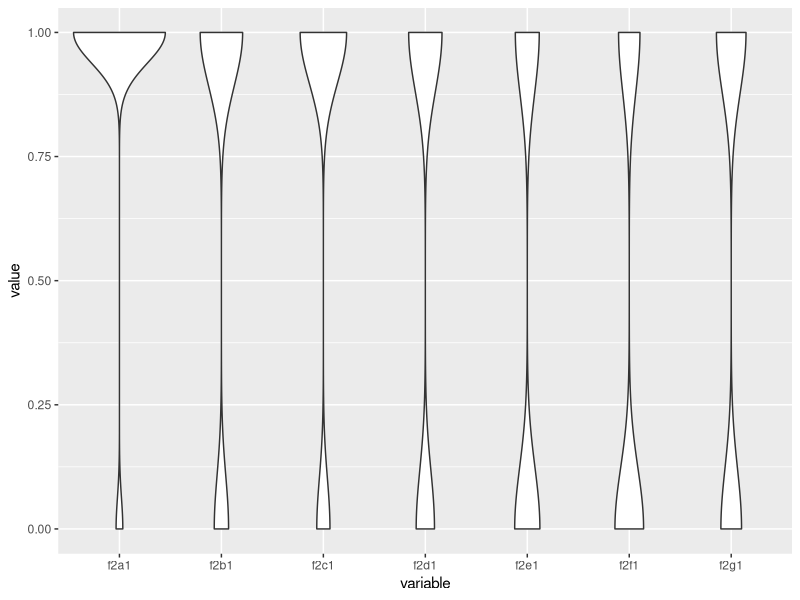

The R script that drew this image: (Note: this script raises an error after producing the figure.)
setwd(file.path('~', 'GitHub', 'FireAtTheFringe'))  # Set working directory
d = read.csv('data/cleanData.csv')  # Read the data in
library(ggplot2)
library(reshape2)
library(dplyr)

# Names of defensible space behavior questions
dsBehavior = names(d)[grepl("f2.1", names(d))]
melt(d[dsBehavior]) %>%
  ggplot(aes(x = variable, y = value)) + 
  geom_violin()
# Most people their gutters; other DS behaviors are rarer
d$sumDSBehavior = apply(d[dsBehaviorPresent], 1, 
                           function(x) sum(x, na.rm = TRUE))
ggplot(d, aes(x = sumDSBehavior)) + geom_histogram()

dsEffectiveness = names(d)[grepl("^f1", names(d))]
melt(d[dsEffectiveness]) %>%
  ggplot(aes(x = variable, y = value)) + 
  geom_violin()
# There's quite a bit of variance in how effective different DS behaviors are.
d$medianDSEffectiveness = apply(d[dsEffectiveness], 1, 
                           function(x) median(x, na.rm = TRUE))

mosaicplot(
  table(
    data.frame(
      medianEffectiveness = floor(d$medianDSEffectiveness), 
      sumDSBehavior = d$sumDSBehavior)),
  main = "Most people perceive defensible space behavior to be quite effective;
  even among those who think it's extremely effective, many haven't implemented much."
)

# Breakdown actual behavior vs. perceived effectiveness by individual actions
t1 = melt(d[dsBehavior], value.name = "behavior")
t2 = melt(d[dsEffectiveness], value.name = "effectiveness")
t = data.frame(question = substr(t1$variable, 3, 3),
               behavior = t1$behavior,
               effectiveness = t2$effectiveness)
levels(t$question) = 
  c("clean roof & gutters", "stack wood > 30' from house", 
    "non-flammable building materials", "fire resistant plants",
    "space plants > 15' apart", "prune low branches", "reduce tree density")
t$own = c("rent", "own")[d$a5]

t[complete.cases(t), ] %>%
ggplot(aes(x = effectiveness, y = behavior, color = own)) +
  geom_point(position = "jitter", alpha = 1) + 
  facet_wrap(~question, ncol = 2) + 
  geom_smooth(method = "lm") +
  scale_y_continuous(breaks = 0:1, labels = c("no", "yes")) +
  scale_x_continuous(breaks = 1:5, labels = 
                       c("Not all", "Slightly", "Neutral",
                         "Quite", "Extremely")
  ) +
  theme_bw() +
  theme(axis.text.x=element_text(angle = -45, hjust = 0))
# Some ds behaviors renters can't implement. We may want to remove them
# from some analyses. They only make up 5% of the dataset:
table(t$own)

# Note some e1-Qs  (ds beliefs) are reverse coded
d$f5b  # Personal home risk

# USFS is like me
fsAlike = names(d)[grepl("^g1", names(d))]
d$medianfsAlike = apply(d[fsAlike], 1, 
                                function(x) median(x, na.rm = TRUE))
ggplot(d, aes(x = medianfsAlike, y = sumDSBehavior)) +
  geom_point(position = 'jitter') +
  geom_smooth(method = 'lm')
# No obvious relationship between relating to USFS and adopting DS behavior

townTable = table(d$b3atwnct)
mainTowns = names(townTable)[townTable > 5]
# Assign "other" to towns for which we have 5 or fewer responses
d$town = as.character(rep(d$b3atwnct))
d$town[!(d$town %in% mainTowns)] = "other"

ggplot(d, aes(x = town, y = sumDSBehavior)) +
  geom_violin()
# Things are different in Alpine!